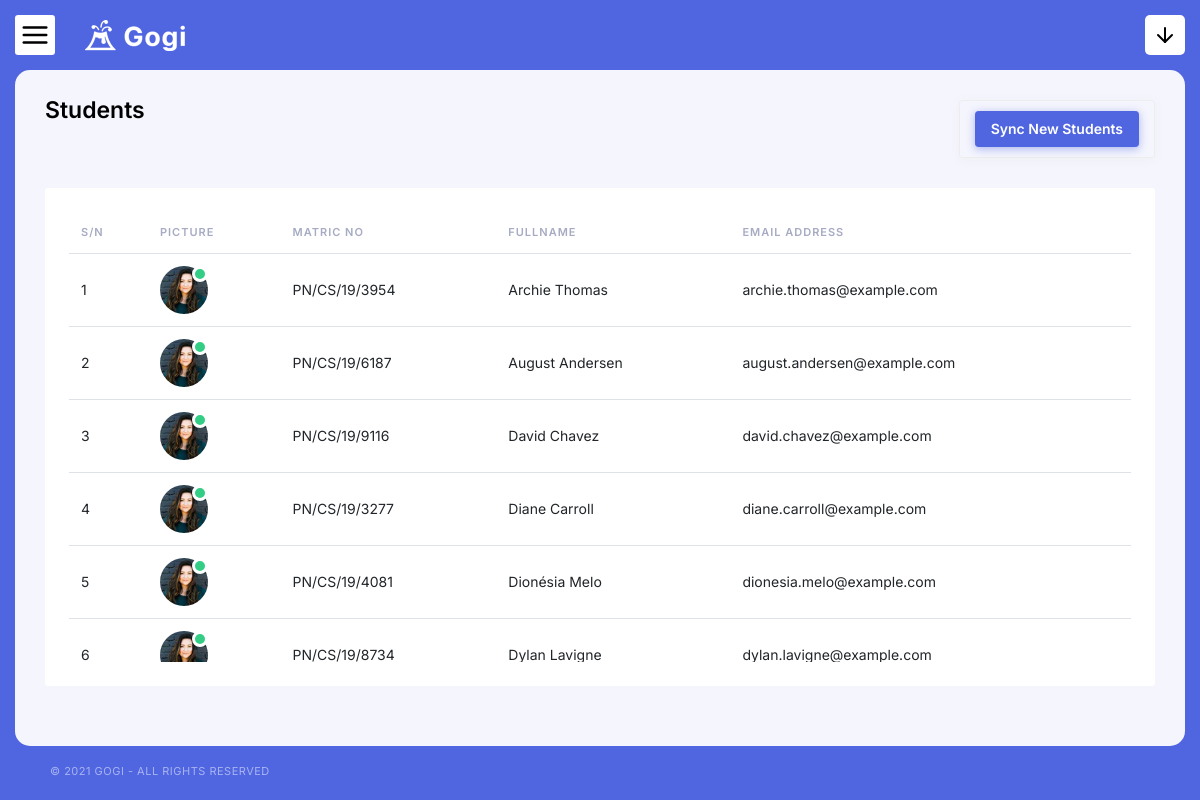
The page /admin/students.php (signed in) on the database its author committed.
### tables this page shows
CREATE TABLE `students` (
  `id` int(11) NOT NULL,
  `matric_no` varchar(120) NOT NULL,
  `fullname` varchar(120) NOT NULL,
  `image` varchar(120) NOT NULL,
  `email` varchar(120) NOT NULL,
  `password` text NOT NULL,
  `created_at` timestamp NOT NULL DEFAULT current_timestamp(),
  `updated_at` timestamp NOT NULL DEFAULT current_timestamp() ON UPDATE current_timestamp()
);

### core/db.class.php (called while the page is built, shortened)
<?php
    class DB {
        public $host = 'localhost';
        public $dbname = 'gogi_assignment';
        public $password = '';
        public $username = 'root';
        public $conn;
        function __construct(){
            try {
                $this->conn = new PDO("mysql:host=$this->host;dbname=$this->dbname;", $this->username, $this->password);
                $this->conn->setAttribute(PDO::ATTR_ERRMODE,PDO::ERRMODE_EXCEPTION);
            } catch (PDOException $ex) {
                echo 'Error in database connection '. $ex->getMessage();
            }
        }
        function prep($query){
            return $this->conn->prepare($query);
        }
        function fetchAll($query,$value){
            $query = $this->prep($query);
            $query->execute($value);
            return $query->fetchAll();
        }
    }
?>

### core/students.class.php (called while the page is built, shortened)
<?php
    include_once 'db.class.php';
    class Students extends DB{
        function fetch_students(){
            return DB::fetchAll("SELECT * FROM students ORDER BY fullname ASC",[]);
        }
    }
?>

### admin/students.php (the view, shortened to what this page needs)
<?php
    include_once '../core/students.class.php';
    $student_obj = new Students();
    $students = $student_obj->fetch_students();
?>
<!doctype html>
<html lang="en">
<head>
    <?php include "includes/header-resources.php"; ?>
    <link rel="stylesheet" href="../vendors/dataTable/datatables.min.css" type="text/css">
</head>
<body class="horizontal-navigation">
    <div class="layout-wrapper">
        <?php include "includes/header.php"; ?>
        <div class="content-wrapper">
            <div class="content-body">
                <div class="content ">
                    <div class="page-header d-md-flex justify-content-between">
                        <div>
                            <h3>Students</h3>
                        </div>
                        <div class="mt-3 mt-md-0">
                            <div id="dashboard-date" class="btn btn-outline-light">
                                <button class="btn btn-primary" id="sync-button" data-toggle="modal" data-target="#sync-modal">Sync New Students</button>
                            </div>
                        </div>
                    </div>
                    <div class="row">
                        <div class="col-lg-12">
                            <div class="card">
                                <div class="card-body">
                                    <div class="table-responsive card-scroll" style="height: 450px;">
                                        <table id="my-courses" class="table">
                                            <thead>
                                                <tr>
                                                    <th>S/N</th>
                                                    <th>Picture</th>
                                                    <th>Matric No</th>
                                                    <th>Fullname</th>
                                                    <th>Email Address</th>
                                                </tr>
                                            </thead>
                                            <tbody>
                                                <?php $sn = 0; foreach ($students as $student): $sn++ ?>
                                                    <tr>
                                                        <td><?php echo $sn ?></td>
                                                        <td>
                                                            <span class="avatar avatar-state-success">
                                                                <img src="../assets/media/image/user/women_avatar3.jpg" class="rounded-circle" alt="image">
                                                            </span>
                                                        </td>
                                                        <td>
                                                            <?php echo $student['matric_no'] ?>
                                                        </td>
                                                        <td>
                                                            <?php echo $student['fullname'] ?>
                                                        </td>
                                                        <td>
                                                            <?php echo $student['email'] ?>
                                                        </td>
                                                    </tr>
                                                <?php endforeach ?>
                                            </tbody>
                                        </table>
                                    </div>
                                </div>
                            </div>
                        </div>
                    </div>
                </div>
                <?php include "includes/footer.php"; ?>
            </div>
        </div>
    </div>
</body>
</html>

### rows shown on the page
students: matric_no "PN/CS/19/3954", fullname "Archie Thomas", email "archie.thomas@example.com"
students: matric_no "PN/CS/19/6187", fullname "August Andersen", email "august.andersen@example.com"
students: matric_no "PN/CS/19/9116", fullname "David Chavez", email "david.chavez@example.com"
students: matric_no "PN/CS/19/3277", fullname "Diane Carroll", email "diane.carroll@example.com"
students: matric_no "PN/CS/19/4081", fullname "Dionésia Melo", email "dionesia.melo@example.com"
students: matric_no "PN/CS/19/8734", fullname "Dylan Lavigne", email "dylan.lavigne@example.com"
